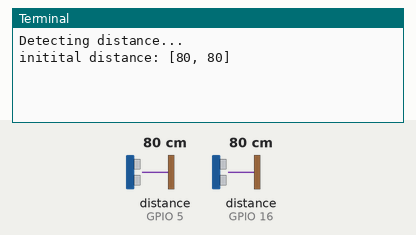
Recording of a program running on a simulated Raspberry Pi (BCM pin numbers) with a Grove Base HAT. Parts: the last lines printed to the terminal. Inputs (shaded band) come from the test bench; at power-on: distance to the obstacle (sensors on GPIO 5, GPIO 16) 80 cm.

Above: at 1.2 s.
1.3 s: distance to the obstacle (sensor on GPIO 5) set to 2 cm
At 2.5 s:
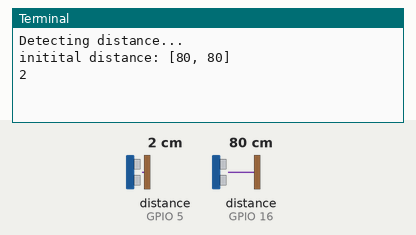
2.8 s: distance to the obstacle (sensor on GPIO 16) set to 2 cm
At 4.0 s:
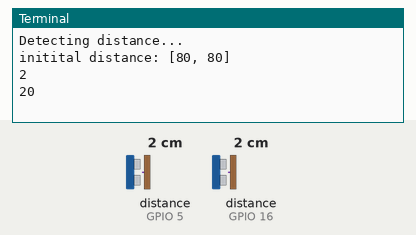
4.3 s: distance to the obstacle (sensor on GPIO 5) set to 60 cm
At 4.9 s:
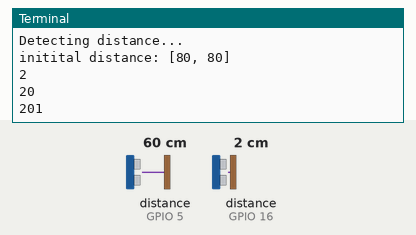
Timing chart, 0 to 7.3 s (numbered marks = the images above; inputs shaded):
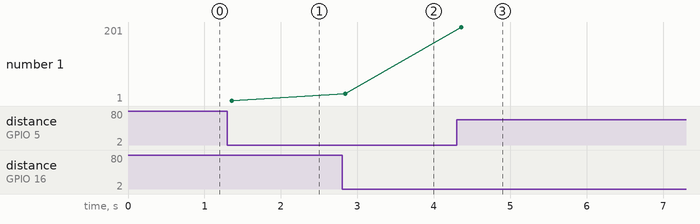

Measured:
- after the input at 1.3 s, the terminal: prints a new line after 0.06 s (image 1)
- after the input at 2.8 s, the terminal: prints a new line at once (image 2)
- after the input at 4.3 s, the terminal: prints a new line after 0.06 s (image 3)
- plotted number 1: 2 → 20 after the input at 2.8 s, 20 → 1 after the input at 4.3 s

The program:

peopleCounterUltraSonic.py
```python
import time
from grove.grove_ultrasonic_ranger import GroveUltrasonicRanger
from grove.grove_4_digit_display import Grove4DigitDisplay


def main():

    #display = Grove4DigitDisplay(12, 13, brightness=7)
    sonar1 = GroveUltrasonicRanger(16)
    sonar2 = GroveUltrasonicRanger(5)

    counter = 0
    initDist = []
    initDist.append(int(sonar1.get_distance()))

    initDist.append(int(sonar2.get_distance()))
    noise = 20
    seq = ''
    lastSeq = ''
    skip = False
    timeOut=0
    print('Detecting distance...')
    print("initital distance:",initDist)

    while True:

        if int(sonar1.get_distance()) < initDist[0] - noise and int(sonar2.get_distance()) < initDist[1] - 30:
            if '0' not in seq:
                seq+= '0'
            skip = True

        if int(sonar1.get_distance()) < initDist[0] - noise and '1' not in seq and not skip:
            seq+= '1'
            skip =True

        if int(sonar2.get_distance()) < initDist[1] - noise and '2' not in seq and not skip:
            seq+= '2'

        if len(seq) > 1 and len(seq) < 4:
            if '12' in seq or '102' in seq:
                counter+=1
                print(counter,"Personen")
                seq = ''
                time.sleep(0.5)
            if '21' in seq and  counter != 0 or '201' in seq and counter != 0:
                counter-=1
                print(counter,"Personen")
                seq = ''

                time.sleep(0.5)

        if len(seq) > 2 and '0' not in seq or len(seq) > 0 and seq[0] == '0':
            seq = ''

        if len(seq) > 0:
            timeOut+=1

        if timeOut > 100 and len(seq) > 0:
            print("Timeout")
            seq = ''
            timeOut = 0

        if seq != lastSeq:
            print(seq)
            lastSeq = seq
        skip = False
        time.sleep(0.05)

if __name__ == '__main__':
    main()
```
